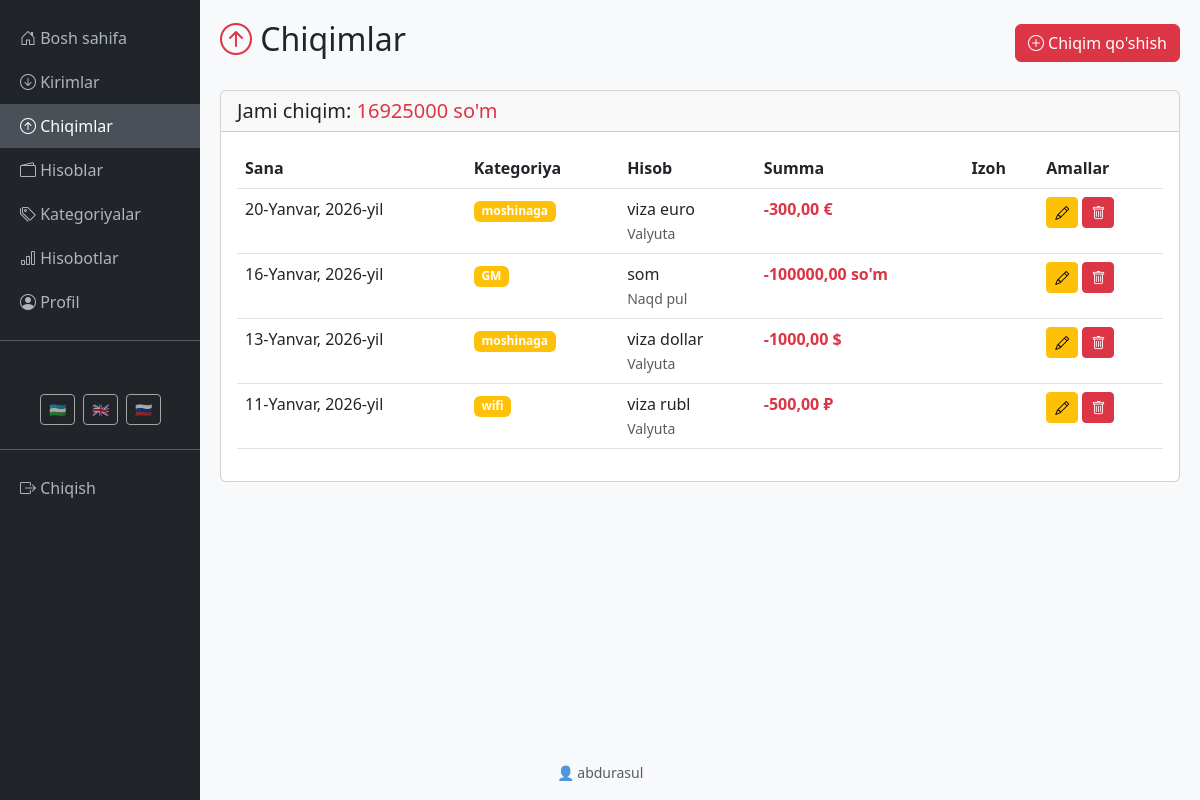
The app's page /uz/expense/ (signed in) with its own data.
### finance/models.py (models this page shows, shortened)
class Expense(models.Model):
    user = models.ForeignKey(User, on_delete=models.CASCADE, related_name='expenses')
    account = models.ForeignKey(Account, on_delete=models.CASCADE, verbose_name='Hisob')
    category = models.ForeignKey(ExpenseCategory, on_delete=models.SET_NULL, null=True, verbose_name='Kategoriya')
    amount = models.DecimalField(max_digits=12, decimal_places=2, verbose_name='Summa')
    date = models.DateField(verbose_name='Sana')
    description = models.TextField(blank=True, null=True, verbose_name='Izoh')
    created_at = models.DateTimeField(auto_now_add=True)
    class Meta:
        verbose_name = 'Chiqim'
        verbose_name_plural = 'Chiqimlar'
        ordering = ['-date', '-created_at']

class ExpenseCategory(models.Model):
    user = models.ForeignKey(User, on_delete=models.CASCADE, related_name='expense_categories')
    name = models.CharField(max_length=100, verbose_name='Kategoriya nomi')
    created_at = models.DateTimeField(auto_now_add=True)
    class Meta:
        verbose_name = 'Chiqim kategoriyasi'
        verbose_name_plural = 'Chiqim kategoriyalari'
        ordering = ['name']
    def __str__(self):
        return self.name

class Account(models.Model):
    ACCOUNT_TYPES = [
        ('cash', 'Naqd pul'),
        ('card', 'Karta'),
        ('currency', 'Valyuta'),
    ]
    CURRENCY_CHOICES = [
        ('UZS', 'So\'m'),
        ('USD', 'Dollar'),
        ('EUR', 'Evro'),
        ('RUB', 'Rubl'),
    ]
    user = models.ForeignKey(User, on_delete=models.CASCADE, related_name='accounts')
    name = models.CharField(max_length=100, verbose_name='Hisob nomi')
    account_type = models.CharField(max_length=20, choices=ACCOUNT_TYPES, verbose_name='Hisob turi')
    currency = models.CharField(max_length=3, choices=CURRENCY_CHOICES, default='UZS', verbose_name='Valyuta')
    balance = models.DecimalField(max_digits=12, decimal_places=2, default=0, verbose_name='Balans')
    created_at = models.DateTimeField(auto_now_add=True)
    class Meta:
        verbose_name = 'Hisob'
        verbose_name_plural = 'Hisoblar'
        ordering = ['-created_at']

### finance/views.py (the view)
# urls.py: path('expense/', expense_list_view, name='expense_list'),
@login_required
def expense_list_view(request):
    expenses = Expense.objects.filter(user=request.user)
    rates = get_exchange_rates()
    total = Decimal('0.00')
    for expense in expenses:
        converted = convert_amount(
            expense.amount,
            expense.account.currency,
            'UZS',
            rates
        )
        total += converted
        expense.currency_symbol = get_currency_symbol(expense.account.currency)
    context = {
        'expenses': expenses,
        'total': total,
    }
    return render(request, 'finance/expense_list.html', context)

### finance/currency_utils.py (called while the page is built)
def get_exchange_rates():
    rates = {'UZS': Decimal('1.00')}
    for currency_rate in CurrencyRate.objects.all():
        rates[currency_rate.code] = currency_rate.rate_to_uzs
    if 'USD' not in rates:
        rates['USD'] = Decimal('12500.00')
    if 'EUR' not in rates:
        rates['EUR'] = Decimal('14200.00')
    if 'RUB' not in rates:
        rates['RUB'] = Decimal('130.00')
    return rates

def get_currency_symbol(currency_code):
    symbols = {
        'UZS': 'so\'m',
        'USD': '$',
        'EUR': '€',
        'RUB': '₽',
    }
    return symbols.get(currency_code, currency_code)

### finance/templates/finance/expense_list.html (shortened to what this page needs)
{% extends 'finance/base.html' %}
{% load i18n %}
{% block content %}
<div class="d-flex justify-content-between align-items-center mb-4">
    <h2><i class="bi bi-arrow-up-circle text-danger"></i> {% trans "Chiqimlar" %}</h2>
    <a href="{% url 'finance:expense_add' %}" class="btn btn-danger">
        <i class="bi bi-plus-circle"></i> {% trans "Chiqim qo'shish" %}
    </a>
</div>
<div class="card">
    <div class="card-header">
        <h5 class="mb-0">{% trans "Jami chiqim" %}: <span class="text-danger">{{ total|floatformat:0 }} {% trans "so'm" %}</span></h5>
    </div>
    <div class="card-body">
        {% if expenses %}
        <div class="table-responsive">
            <table class="table table-hover">
                <thead>
                    <tr>
                        <th>{% trans "Sana" %}</th>
                        <th>{% trans "Kategoriya" %}</th>
                        <th>{% trans "Hisob" %}</th>
                        <th>{% trans "Summa" %}</th>
                        <th>{% trans "Izoh" %}</th>
                        <th>{% trans "Amallar" %}</th>
                    </tr>
                </thead>
                <tbody>
                    {% for expense in expenses %}
                    <tr>
                        <td>{{ expense.date }}</td>
                        <td><span class="badge bg-warning">{{ expense.category }}</span></td>
                        <td>
                            {{ expense.account.name }}
                            <br><small class="text-muted">{{ expense.account.get_account_type_display }}</small>
                        </td>
                        <td class="text-danger fw-bold">
                            -{{ expense.amount|floatformat:2 }} {{ expense.currency_symbol }}
                        </td>
                        <td>{{ expense.description|truncatewords:5 }}</td>
                        <td>
                            <a href="{% url 'finance:expense_edit' expense.pk %}" class="btn btn-sm btn-warning">
                                <i class="bi bi-pencil"></i>
                            </a>
                            <a href="{% url 'finance:expense_delete' expense.pk %}" class="btn btn-sm btn-danger">
                                <i class="bi bi-trash"></i>
                            </a>
                        </td>
                    </tr>
                    {% endfor %}
                </tbody>
            </table>
        </div>
        {% else %}
        <p class="text-center text-muted">{% trans "Hech qanday chiqim mavjud emas." %}</p>
        <div class="text-center">
            <a href="{% url 'finance:expense_add' %}" class="btn btn-danger">{% trans "Birinchi chiqimni qo'shing" %}</a>
        </div>
        {% endif %}
    </div>
</div>
{% endblock %}

### finance/templates/finance/base.html (shortened to what this page needs)
<!DOCTYPE html>
{% load i18n %}
<html lang="uz">
<head>
    <link href="https://cdn.jsdelivr.net/npm/bootstrap@5.3.0/dist/css/bootstrap.min.css" rel="stylesheet">
    <link rel="stylesheet" href="https://cdn.jsdelivr.net/npm/bootstrap-icons@1.10.0/font/bootstrap-icons.css">
</head>
<body>
    {% if user.is_authenticated and user.is_active %}
    <div class="container-fluid">
        <div class="row">
            <div class="col-md-2 sidebar p-0">
                <nav class="mt-3">
                    <a href="{% url 'finance:dashboard' %}" class="{% if request.resolver_match.url_name == 'dashboard' %}active{% endif %}">
                        <i class="bi bi-house-door"></i> {% trans "Bosh sahifa" %}
                    </a>
                    <a href="{% url 'finance:income_list' %}" class="{% if 'income' in request.path %}active{% endif %}">
                        <i class="bi bi-arrow-down-circle"></i> {% trans "Kirimlar" %}
                    </a>
                    <a href="{% url 'finance:expense_list' %}" class="{% if 'expense' in request.path %}active{% endif %}">
                        <i class="bi bi-arrow-up-circle"></i> {% trans "Chiqimlar" %}
                    </a>
                    <a href="{% url 'finance:account_list' %}" class="{% if 'account' in request.path %}active{% endif %}">
                        <i class="bi bi-wallet2"></i> {% trans "Hisoblar" %}
                    </a>
                    <a href="{% url 'finance:category_list' %}" class="{% if 'categor' in request.path %}active{% endif %}">
                        <i class="bi bi-tags"></i> {% trans "Kategoriyalar" %}
                    </a>
                    <a href="{% url 'finance:reports' %}" class="{% if 'reports' in request.path %}active{% endif %}">
                        <i class="bi bi-bar-chart"></i> {% trans "Hisobotlar" %}
                    </a>
                    <a href="{% url 'finance:profile' %}" class="{% if 'profile' in request.path %}active{% endif %}">
                        <i class="bi bi-person-circle"></i> {% trans "Profil" %}
                    </a>
                    <hr class="text-white">
                    <div class="px-3 py-2">
                        <small class="text-muted d-block mb-2"><i class="bi bi-translate"></i> {% trans "Til" %}</small>
                        <form action="{% url 'set_language' %}" method="post" id="language-form">
                            <div class="d-flex gap-2 justify-content-center">
                                <button type="submit" name="language" value="uz" class="btn btn-sm btn-outline-light lang-flag {% if LANGUAGE_CODE == 'uz' %}active{% endif %}" title="O'zbek">
                                    🇺🇿
                                </button>
                                <button type="submit" name="language" value="en" class="btn btn-sm btn-outline-light lang-flag {% if LANGUAGE_CODE == 'en' %}active{% endif %}" title="English">
                                    🇬🇧
                                </button>
                                <button type="submit" name="language" value="ru" class="btn btn-sm btn-outline-light lang-flag {% if LANGUAGE_CODE == 'ru' %}active{% endif %}" title="Русский">
                                    🇷🇺
                                </button>
                            </div>
                        </form>
                    </div>
                    <hr class="text-white">
                    <a href="{% url 'finance:logout' %}">
                        <i class="bi bi-box-arrow-right"></i> {% trans "Chiqish" %}
                    </a>
                </nav>
                <div class="p-3 text-center position-absolute bottom-0 w-100">
                    <small class="text-muted">👤 {{ user.username }}</small>
                </div>
            </div>
            <div class="col-md-10 main-content">
                {% block content %}{% endblock %}
            </div>
        </div>
    </div>
    {% endif %}
</body>
</html>

### finance/templates/finance/base.html (style rules this page uses)
body { background-color: #f8f9fa; }
.sidebar { min-height: 100vh; background-color: #212529; }
.sidebar a { color: #adb5bd; text-decoration: none; padding: 10px 20px; display: block; transition: all 0.3s; }
.sidebar a:hover, .sidebar a.active { background-color: #495057; color: #fff; }
.main-content { padding: 20px; }
.lang-flag { cursor: pointer; opacity: 0.6; transition: opacity 0.3s; }

### records on screen
Expense: date "20-Yanvar, 2026-yil", category "moshinaga", account.name "viza euro", account.account_type "Valyuta", amount "300,00", currency_symbol "€"
Expense: date "16-Yanvar, 2026-yil", category "GM", account.name "som", account.account_type "Naqd pul", amount "100000,00", currency_symbol "so'm"
Expense: date "13-Yanvar, 2026-yil", category "moshinaga", account.name "viza dollar", account.account_type "Valyuta", amount "1000,00", currency_symbol "$"
Expense: date "11-Yanvar, 2026-yil", category "wifi", account.name "viza rubl", account.account_type "Valyuta", amount "500,00", currency_symbol "₽"

### other values on screen
{{ user.username }} "abdurasul"
{{ total|floatformat:0 }} "16925000"
